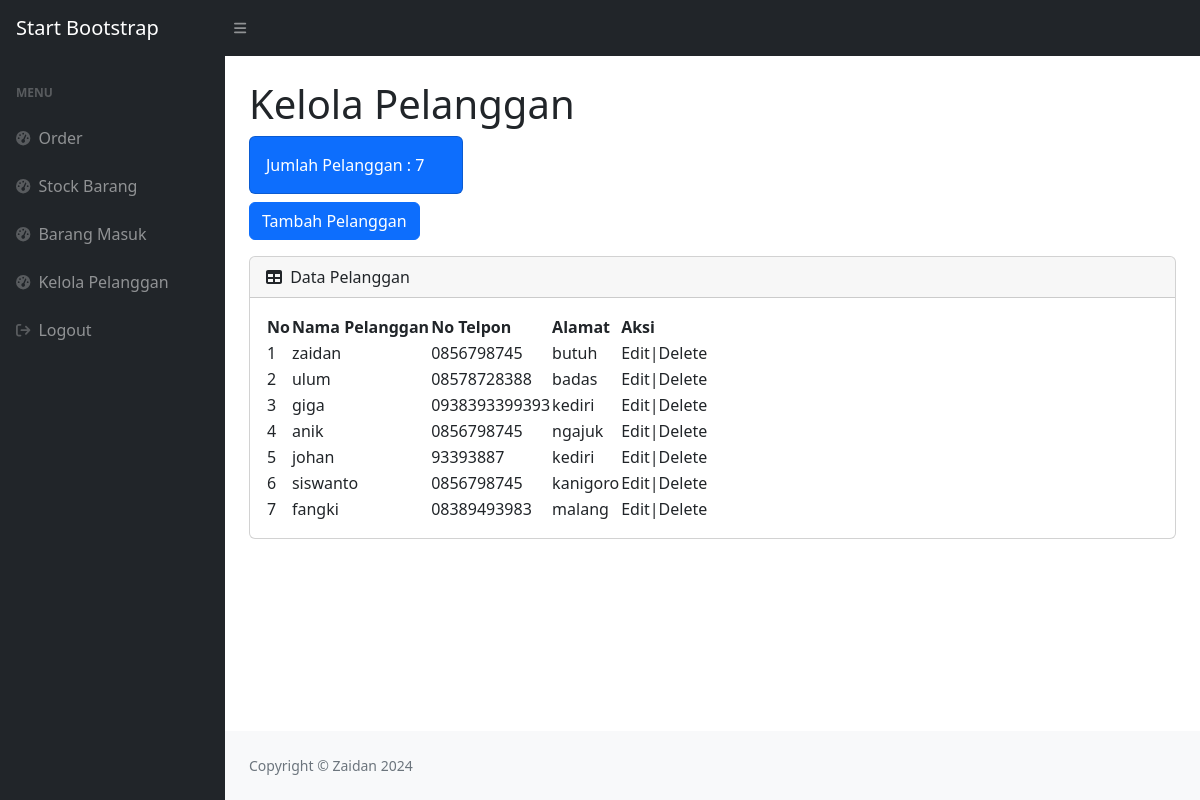
Page /pelanggan.php (signed in) on the committed database.
### tables this page shows
CREATE TABLE `pelanggan` (
  `id_pelanggan` int NOT NULL,
  `nama_pelanggan` varchar(30) NOT NULL,
  `notelp` varchar(16) NOT NULL,
  `alamat` varchar(50) NOT NULL
);

### pelanggan.php (the view, shortened to what this page needs)
<?php
require 'ceklogin.php';
$pelanggan = mysqli_query($koneksi, "SELECT * FROM pelanggan");
$h2 = mysqli_num_rows($pelanggan);
?>
<!DOCTYPE html>
<html lang="en">
    <head>
        <link href="https://cdn.jsdelivr.net/npm/simple-datatables@7.1.2/dist/style.min.css" rel="stylesheet" />
        <link href="css/styles.css" rel="stylesheet" />
    </head>
    <body class="sb-nav-fixed">
        <nav class="sb-topnav navbar navbar-expand navbar-dark bg-dark">
            <a class="navbar-brand ps-3" href="index.php">Start Bootstrap</a>
            <button class="btn btn-link btn-sm order-1 order-lg-0 me-4 me-lg-0" id="sidebarToggle" href="#!"><i class="fas fa-bars"></i></button>
        </nav>
        <div id="layoutSidenav">
            <div id="layoutSidenav_nav">
                <nav class="sb-sidenav accordion sb-sidenav-dark" id="sidenavAccordion">
                    <div class="sb-sidenav-menu">
                        <div class="nav">
                            <div class="sb-sidenav-menu-heading">Menu</div>
                            <a class="nav-link" href="index.php">
                                <div class="sb-nav-link-icon"><i class="fas fa-tachometer-alt"></i></div>
                                Order
                            </a>
                            <a class="nav-link" href="stock.php">
                                <div class="sb-nav-link-icon"><i class="fas fa-tachometer-alt"></i></div>
                                Stock Barang
                            </a>
                            <a class="nav-link" href="masuk.php">
                                <div class="sb-nav-link-icon"><i class="fas fa-tachometer-alt"></i></div>
                                Barang Masuk
                            </a>
                            <a class="nav-link" href="pelanggan.php">
                                <div class="sb-nav-link-icon"><i class="fas fa-tachometer-alt"></i></div>
                                Kelola Pelanggan
                            </a>
                            <a class="nav-link" href="logout.php">
                                <div class="sb-nav-link-icon"><i class="fa fa-sign-out"></i></div>
                                Logout
                            </a>
                        </div>
                    </div>
                </nav>
            </div>
            <div id="layoutSidenav_content">
                <main>
                    <div class="container-fluid px-4">
                        <h1 class="mt-4">Kelola Pelanggan</h1>
                        <div class="row">
                            <div class="col-xl-3 col-md-6">
                                <div class="card bg-primary text-white mb-2">
                                    <div class="card-body">Jumlah Pelanggan : <?= $h2;?> </div>
                                </div>
                                <div >
                                <button type="button" class="btn btn-primary" data-bs-toggle="modal" data-bs-target="#myModal">
                                    Tambah Pelanggan
                                </button>
                                </div>
                            </div>
                        </div>
                        <div class="card mt-3 mb-4">
                            <div class="card-header">
                                <i class="fas fa-table me-1"></i>
                                Data Pelanggan
                            </div>
                            <div class="card-body">
                                <table id="datatablesSimple">
                                    <thead>
                                        <tr>
                                            <th> No </th>
                                            <th>Nama Pelanggan</th>
                                            <th>No Telpon</th>
                                            <th>Alamat</th>
                                            <th>Aksi</th>
                                        </tr>
                                    </thead>
                                    <tbody>
                                        <?php $i = 1; ?>
                                        <?php foreach ($pelanggan as $pl) : ?>
                                        <tr>
                                            <td><?= $i; ?></td>
                                            <td><?= $pl['nama_pelanggan']; ?></td>
                                            <td><?= $pl['notelp']; ?></td>
                                            <td><?= $pl['alamat']; ?></td>
                                            <td>Edit|Delete</td>
                                        </tr>
                                        <?php $i ++; ?>
                                        <?php endforeach; ?>
                                    </tbody>
                                </table>
                            </div>
                        </div>
                    </div>
                </main>
                <footer class="py-4 bg-light mt-auto">
                    <div class="container-fluid px-4">
                        <div class="d-flex align-items-center justify-content-between small">
                            <div class="text-muted">Copyright &copy; Zaidan 2024</div>
                        </div>
                    </div>
                </footer>
            </div>
        </div>
    </body>
</html>

### rows in the picture
pelanggan: nama_pelanggan "zaidan", notelp "0856798745", alamat "butuh"
pelanggan: nama_pelanggan "ulum", notelp "08578728388", alamat "badas"
pelanggan: nama_pelanggan "giga", notelp "0938393399393", alamat "kediri"
pelanggan: nama_pelanggan "anik", notelp "0856798745", alamat "ngajuk"
pelanggan: nama_pelanggan "johan", notelp "93393887", alamat "kediri"
pelanggan: nama_pelanggan "siswanto", notelp "0856798745", alamat "kanigoro"
pelanggan: nama_pelanggan "fangki", notelp "08389493983", alamat "malang"

### other values in the picture
$h2 "7"
